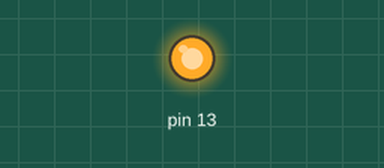
Recording of a sketch running on a simulated Arduino Uno, built with avr-gcc and run on an emulated ATmega328P. Parts: output pins drawn as LEDs (lit = HIGH).

Above: at 1.7 s.
At 6.2 s:
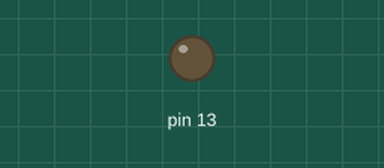
Timing chart, 0 to 8.8 s (numbered marks = the images above):
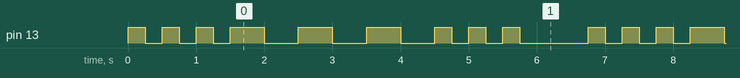

The sketch:

SOS.ino
```cpp
/*
 * SOS
 * Jimmy Hickey
 *
 * Blink out the morse code for SOS
 *
 */

// the setup function runs once when you press reset or power the board
void setup() {
  // initialize digital pin 13 as an output.
  pinMode(13, OUTPUT);
}

// the loop function runs over and over again forever
void loop() {
  digitalWrite(13, HIGH);   // turn the LED on (HIGH is the voltage level)
  delay(250);               // wait
  digitalWrite(13, LOW);    // turn the LED off by making the voltage LOW
  delay(250);
  digitalWrite(13, HIGH);   // turn the LED on (HIGH is the voltage level)
  delay(250);               // wait
  digitalWrite(13, LOW);    // turn the LED off by making the voltage LOW
  delay(250);
  digitalWrite(13, HIGH);   // turn the LED on (HIGH is the voltage level)
  delay(250);               // wait
  digitalWrite(13, LOW);    // turn the LED off by making the voltage LOW
  delay(250);


  digitalWrite(13, HIGH);   // turn the LED on (HIGH is the voltage level)
  delay(500);               // wait
  digitalWrite(13, LOW);    // turn the LED off by making the voltage LOW
  delay(500);               // wait
  digitalWrite(13, HIGH);   // turn the LED on (HIGH is the voltage level)
  delay(500);               // wait
  digitalWrite(13, LOW);    // turn the LED off by making the voltage LOW
  delay(500);
  digitalWrite(13, HIGH);   // turn the LED on (HIGH is the voltage level)
  delay(500);               // wait
  digitalWrite(13, LOW);    // turn the LED off by making the voltage LOW
  delay(500);

  digitalWrite(13, HIGH);   // turn the LED on (HIGH is the voltage level)
  delay(250);               // wait
  digitalWrite(13, LOW);    // turn the LED off by making the voltage LOW
  delay(250);
  digitalWrite(13, HIGH);   // turn the LED on (HIGH is the voltage level)
  delay(250);               // wait
  digitalWrite(13, LOW);    // turn the LED off by making the voltage LOW
  delay(250);
  digitalWrite(13, HIGH);   // turn the LED on (HIGH is the voltage level)
  delay(250);               // wait
  digitalWrite(13, LOW);    // turn the LED off by making the voltage LOW
  delay(1000);
}
```

Measured:
- by itself, pin 13: repeats every 6.8 s: 2 × (LOW 0.25 s, HIGH 0.25 s), LOW 0.25 s, 3 × (HIGH 0.50 s, LOW 0.50 s), 2 × (HIGH 0.25 s, LOW 0.25 s), HIGH 0.25 s, LOW 1.0 s, HIGH 0.25 s
- by itself, everything shown: repeats every 6.8 s, in 18 steps
